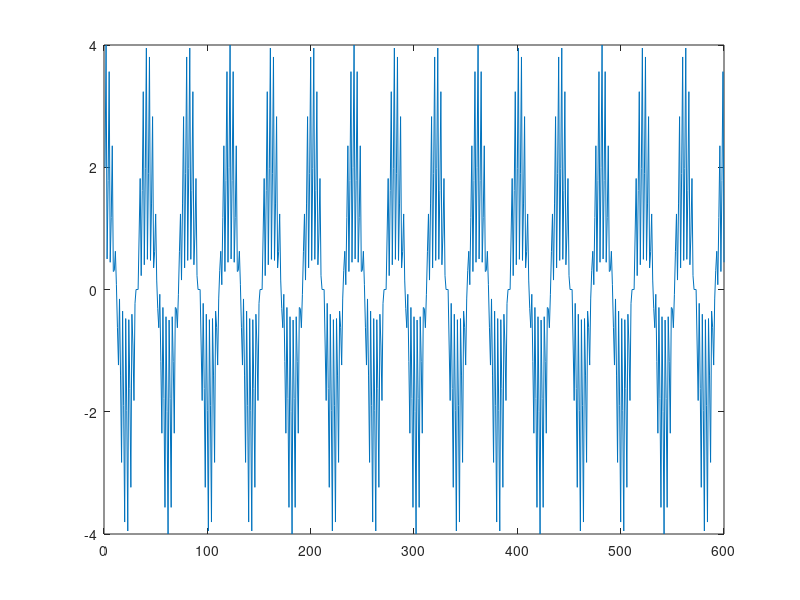

This figure's MATLAB source:
close all;
clear;
clc;

%% 3.3.b
w0 = pi * 0.15;
n = [0:199; 200:399; 400:599];
A = [2, 4, 0.5];
x = cos(w0 * n) .* A';
xn = x(1:end);
n = n(1:end);

plot(n, x(:)');

lambda = 0.9;
c0 = 0.5;
rho = 0.0;
b = 1- lambda;
a = [1 - lambda];

cn = filter(b, a, abs(xn));
gn = ones(1, length(cn));
gn(cn >= c0) = (cn(cn >= c0) / c0) .* (rho - 1);

yn = xn.*gn;

plot(xn);

% plot(n, cn);










